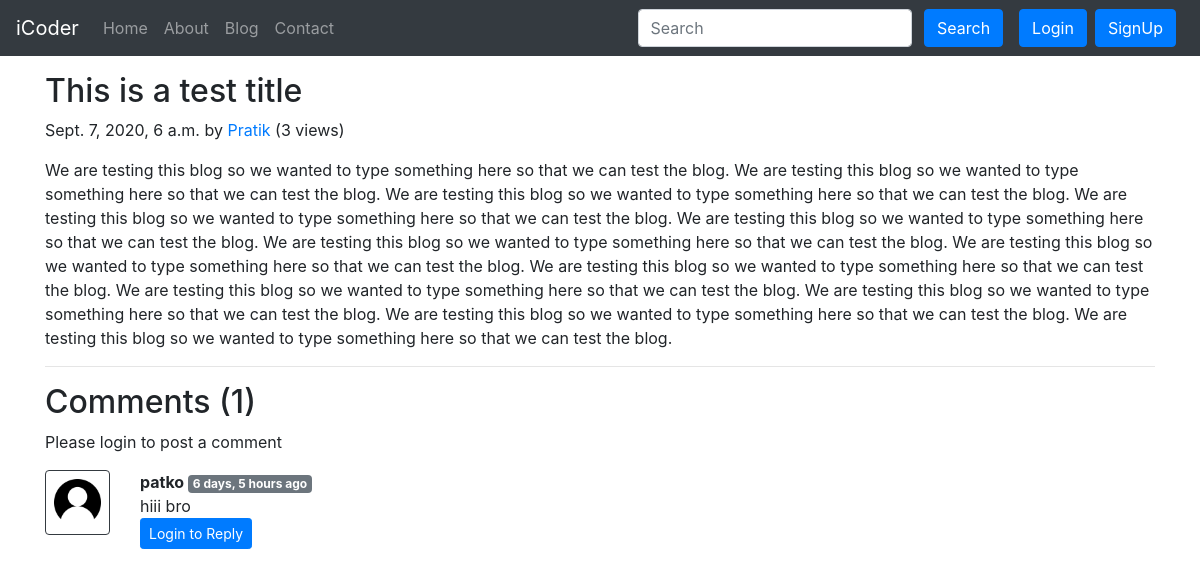
/blog/first-slug, run on the app's committed database.
### blog/models.py (models this page shows, shortened)
class Post(models.Model):
    sno = models.AutoField(primary_key=True)
    title = models.CharField(max_length=255)
    content = models.TextField()
    author = models.CharField(max_length=13)
    slug = models.CharField(max_length=130)
    views = models.IntegerField(default=0)
    timeStamp = models.DateTimeField(blank=True)#automatoc thai jai atle n khabar pade search kari levu google

class BlogComment(models.Model):
    sno = models.AutoField(primary_key = True)
    comment = models.TextField()
    user = models.ForeignKey(User, on_delete=models.CASCADE)
    post = models.ForeignKey(Post, on_delete=models.CASCADE)
    parent = models.ForeignKey('self', on_delete=models.CASCADE, null=True)
    timestamp = models.DateTimeField(default=now)

### blog/views.py (the view)
# urls.py: path('<str:slug>', views.blogPost, name='blogPost'), #slug lakhu atale views na blog ma vai jai
def blogPost(request, slug):
    post = Post.objects.filter(slug=slug).first() #aa karvi atale first valu post j print thai
    post.views = post.views + 1
    post.save()
    comments = BlogComment.objects.filter(post=post, parent=None)
    replies = BlogComment.objects.filter(post=post).exclude(parent=None)
    replyDict = {}
    for reply in replies:#video:96 min18 jovu kay nai karvu reply varamvarm print thai ena mate
        if reply.parent.sno not in replyDict.keys():
            replyDict[reply.parent.sno] = [reply]
        else:
            replyDict[reply.parent.sno].append(reply)
    context = {'post': post, 'comments': comments, 'user':request.user, 'replyDict':replyDict} #video 92
    return render(request, 'blog/blogPost.html', context)

### blog/templatetags/extras.py (called while the page is built)
@register.filter(name='get_val')
def get_val(dict, key):
    return dict.get(key)

### templates/blog/blogPost.html (shortened to what this page needs)
{% extends 'base.html' %}
{% block body %}
{% load humanize %}
{% load extras %}
<div class="container my-3">
  <h2 class="blog-post-title">{{post.title}}</h2>
  <p class="blog-post-meta">{{post.timeStamp}} by <a href="/about">{{post.author}}</a> (<span>{{post.views}} views</span>)</p>
  <p>{{post.content|safe}}</p>
  <hr>
</div>
<div class="container">
  <h2> Comments ({{comments.count}})</h2>
  <div class="my-2">
    {% if user.is_authenticated %}
    <form action="/blog/postComment" method="post">
      {% csrf_token %}
      <div class="form-group">
        <label for="exampleInputEmail1">Post Comment</label>
        <input type="text" class="from-control" name="comment" placeholder="Enter comment here">
      </div>
      <input type="hidden" name="postSno" value="{{post.sno}}">
      <input type="hidden" name="parentSno" value="">
      <button type="submit" class="btn btn-primary">Submit</button>
    </form>
    {% else %}
    Please login to post a comment
    {% endif %}
  </div>
  {% for comment in comments %}
  <div class="row my-3">
    <div class="col-md-1">
      <img class="rounded mx-auto d-block w-100 p-2 border border-dark" src="/static/img/user.png" alt="user">
    </div>
    <div class="col-md-11"><b> {{comment.user.username}} </b> <span
        class="badge badge-secondary">{{comment.timestamp | naturaltime}}</span>
      <div> {{comment.comment}} </div>
      <div class="reply mx-0">
        {% if user.is_authenticated %}
        <button class="btn btn-sm btn-primary" type="button" data-toggle="collapse"
          data-target="#replyBox{{comment.sno}}" aria-expanded="false" aria-controls="replyBox{{comment.sno}}">
          Reply
        </button>
        <div class="collapse" id="replyBox{{comment.sno}}">
          <div class="card card-body my-2">
            <form action="/blog/postComment" method="post">
              {% csrf_token %}
              <div class="form-group">
                <label for="exampleInputEmail1">Post a Reply</label>
                <input type="text" class="from-control" name="comment" placeholder="Enter comment here">
                <input type="hidden" name="parentSno" value="{{comment.sno}}">
              </div>
              <input type="hidden" name="postSno" value="{{post.sno}}">
              <button type="submit" class="btn btn-primary">Submit</button>
            </form>
          </div>
        </div>
        {% else %}
        <button class="btn btn-sm btn-primary" type="button" data-toggle="collapse"
          data-target="#replyBox{{comment.sno}}" aria-expanded="false" aria-controls="replyBox{{comment.sno}}">
          Login to Reply
        </button>
        {% endif %}
      </div>
    </div>
  </div>
  {% endfor %}
</div>
{% endblock body %}

### data on the page
Post: title "This is a test title", timeStamp "Sept. 7, 2020, 6 a.m.", author "Pratik", views "3", content "We are testing this blog so we wanted to type something here so that we can test the blog. We are testing this blog so we wanted to type something here so that we can test the blog. We are testing this blog so we wanted to type something here so that we can test the blog. We are testing this blog so we wanted to type something here so that we can test the blog. We are testing this blog so we wanted to type something here so that we can test the blog. We are testing this blog so we wanted to type something here so that we can test the blog. We are testing this blog so we wanted to type something here so that we can test the blog. We are testing this blog so we wanted to type something here…"
BlogComment: user.username "patko", timestamp "6 days, 5 hours ago", comment "hiii bro"

### other printed values
{{ comments.count }} "1"
